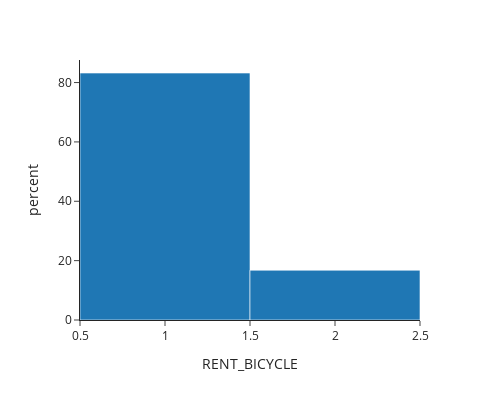

Here is the notebook cell this chart was saved with:
### Markdown cell above
If access distance is between 1 to 3 kms, then more people are opting for use of bicycle for access trip only

### Code cell
df1=df.loc[(df['ACCESS_DIS_BIN']==2)]
df1=df1.loc[(df1['RENT_BICYCLE']==1) | (df1['RENT_BICYCLE'] ==2)]
print(df1.shape)
px.histogram(data_frame=df1,x='RENT_BICYCLE',histnorm='percent',width=500, height=400, template="simple_white",category_orders={"RENT_BICYCLE":["Access only","Egress only"]})

### Figure 1 — Plotly figure (JSON) as saved in the notebook; plotly's stock layout.template omitted (floating-point values rounded to 4 significant figures; data arrays with more than 128 entries replaced by an {"elided": "..."} marker saying what was removed)
{"data": [{"alignmentgroup": "True", "bingroup": "x", "histnorm": "percent", "hovertemplate": "RENT_BICYCLE=%{x}<br>percent=%{y}<extra></extra>", "legendgroup": "", "marker": {"color": "#1F77B4", "pattern": {"shape": ""}}, "name": "", "offsetgroup": "", "orientation": "v", "showlegend": false, "type": "histogram", "x": {"elided": "143 int values"}, "xaxis": "x", "yaxis": "y"}], "layout": {"barmode": "relative", "height": 400, "legend": {"tracegroupgap": 0}, "margin": {"t": 60}, "width": 500, "xaxis": {"anchor": "y", "categoryarray": ["Access only", "Egress only"], "categoryorder": "array", "domain": [0, 1], "title": {"text": "RENT_BICYCLE"}}, "yaxis": {"anchor": "x", "domain": [0, 1], "title": {"text": "percent"}}}}
